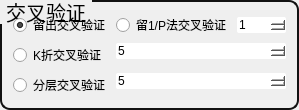
                      <widget class="QGroupBox" name="groupBox_4">
                       <property name="geometry">
                        <rect>
                         <x>40</x>
                         <y>180</y>
                         <width>299</width>
                         <height>106</height>
                        </rect>
                       </property>
                       <property name="sizePolicy">
                        <sizepolicy hsizetype="Preferred" vsizetype="Preferred">
                         <horstretch>0</horstretch>
                         <verstretch>0</verstretch>
                        </sizepolicy>
                       </property>
                       <property name="styleSheet">
                        <string notr="true">QGroupBox{
    border: 2px solid rgb(17, 17, 17);
    border-radius: 10px;
    margin-top: 0.5em;
	font-family: &quot;黑体&quot;;
    font-size: 20px;
}

QGroupBox::title {
    subcontrol-origin: margin;
    subcontrol-position: top left;
    padding: 0 3px;
}
</string>
                       </property>
                       <property name="title">
                        <string>交叉验证</string>
                       </property>
                       <layout class="QFormLayout" name="formLayout">
                        <item row="0" column="0">
                         <widget class="QRadioButton" name="radioButton">
                          <property name="text">
                           <string>留出交叉验证</string>
                          </property>
                          <property name="checked">
                           <bool>true</bool>
                          </property>
                         </widget>
                        </item>
                        <item row="0" column="1">
                         <layout class="QHBoxLayout" name="horizontalLayout_6">
                          <item>
                           <widget class="QRadioButton" name="radioButton_3">
                            <property name="toolTip">
                             <string>&lt;html&gt;&lt;head/&gt;&lt;body&gt;&lt;p&gt;&lt;span style=&quot; font-size:12pt;&quot;&gt;设为&lt;/span&gt;&lt;span style=&quot; font-size:12pt; font-weight:600; color:#ff0000;&quot;&gt;1&lt;/span&gt;&lt;span style=&quot; font-size:12pt;&quot;&gt;将进行留一法交叉验证，大于1将进行留P法交叉验证。&lt;/span&gt;&lt;/p&gt;&lt;/body&gt;&lt;/html&gt;</string>
                            </property>
                            <property name="text">
                             <string>留1/P法交叉验证</string>
                            </property>
                           </widget>
                          </item>
                          <item>
                           <widget class="QSpinBox" name="spinBox_4">
                            <property name="styleSheet">
                             <string notr="true">QSpinBox {
    border: none;
    border-radius: 2px;
    background-color: white;
}
</string>
                            </property>
                            <property name="minimum">
                             <number>1</number>
                            </property>
                            <property name="value">
                             <number>1</number>
                            </property>
                           </widget>
                          </item>
                         </layout>
                        </item>
                        <item row="1" column="0">
                         <widget class="QRadioButton" name="radioButton_4">
                          <property name="text">
                           <string>K折交叉验证</string>
                          </property>
                         </widget>
                        </item>
                        <item row="1" column="1">
                         <widget class="QSpinBox" name="spinBox">
                          <property name="styleSheet">
                           <string notr="true">QSpinBox {
    border: none;
    border-radius: 2px;
    background-color: white;
}
</string>
                          </property>
                          <property name="minimum">
                           <number>2</number>
                          </property>
                          <property name="value">
                           <number>5</number>
                          </property>
                         </widget>
                        </item>
                        <item row="2" column="0">
                         <widget class="QRadioButton" name="radioButton_5">
                          <property name="text">
                           <string>分层交叉验证</string>
                          </property>
                         </widget>
                        </item>
                        <item row="2" column="1">
                         <widget class="QSpinBox" name="spinBox_2">
                          <property name="styleSheet">
                           <string notr="true">QSpinBox {
    border: none;
    border-radius: 2px;
    background-color: white;
}
</string>
                          </property>
                          <property name="minimum">
                           <number>2</number>
                          </property>
                          <property name="value">
                           <number>5</number>
                          </property>
                         </widget>
                        </item>
                       </layout>
                      </widget>
